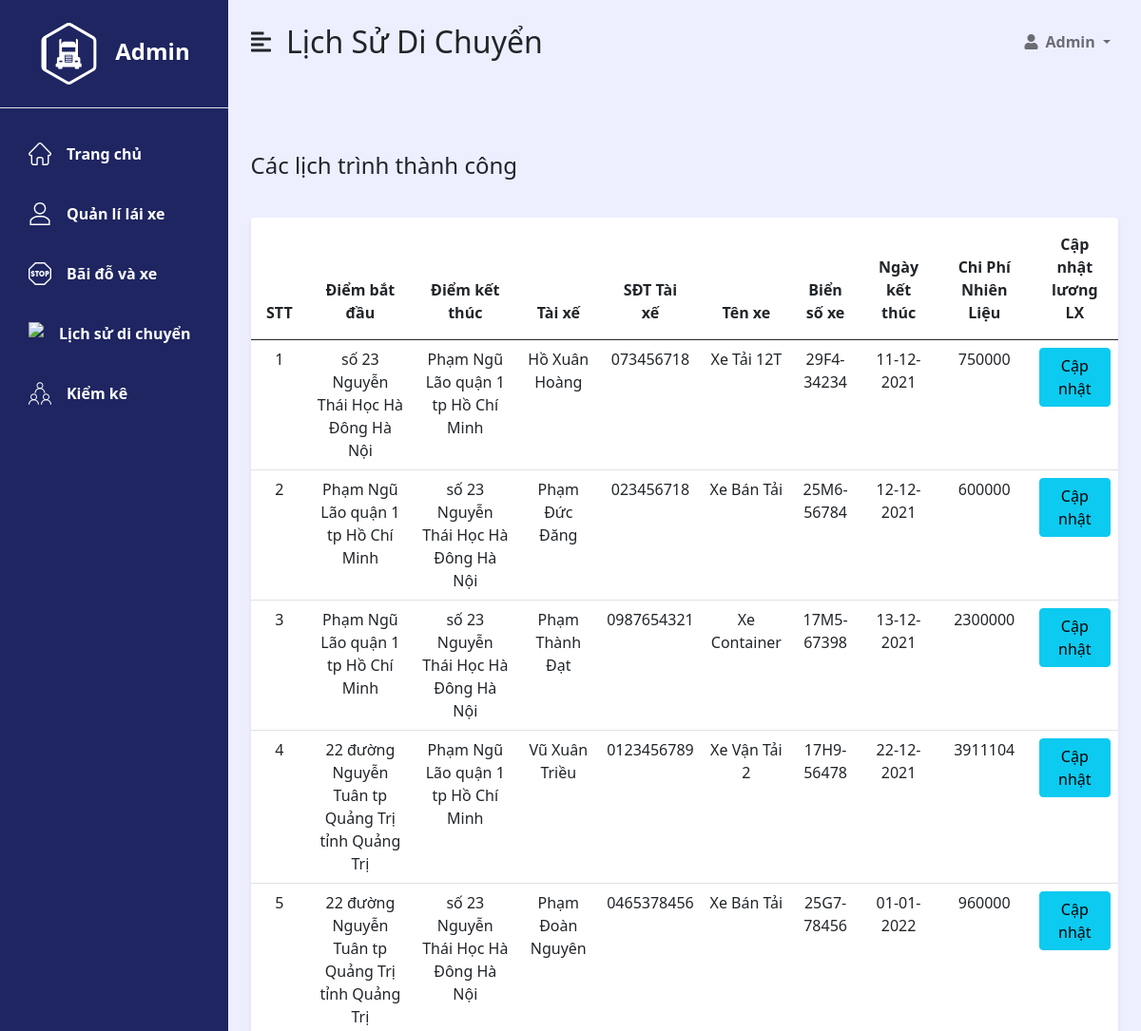
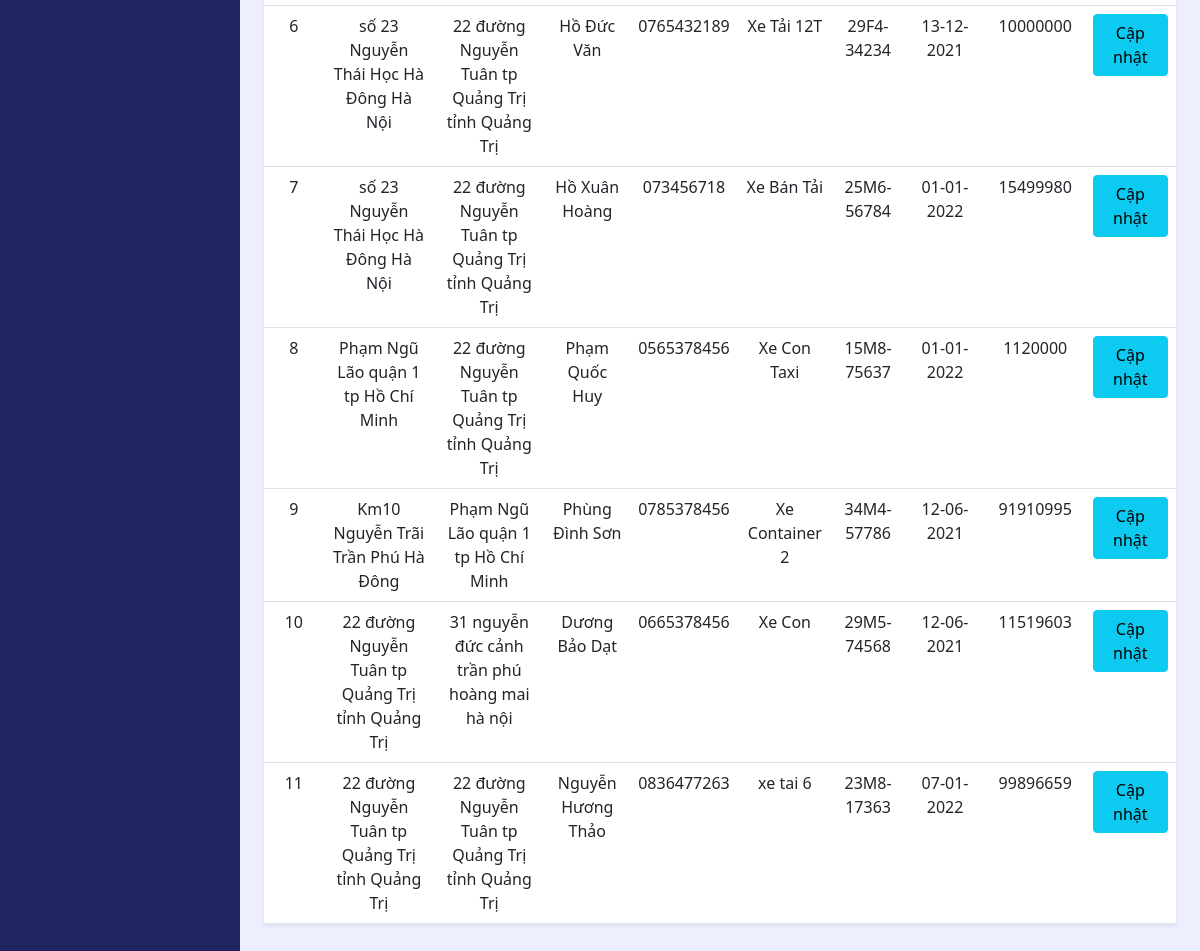
The page /Manager_Vehicle/view/manager_schedule.php on the database its author committed (2 pictures, top to bottom).
### tables this page shows
CREATE TABLE `tbl_truck` (
  `id` int(11) NOT NULL,
  `name` varchar(255) NOT NULL,
  `license_plate` varchar(255) NOT NULL,
  `height` int(11) NOT NULL,
  `max_weight` int(11) NOT NULL,
  `date_registery` datetime NOT NULL,
  `date_registery_expried` datetime NOT NULL,
  `status` int(11) DEFAULT NULL
);

CREATE TABLE `tbl_transport` (
  `id` int(11) NOT NULL,
  `id_start_place` int(11) NOT NULL,
  `id_stop_place` int(11) NOT NULL,
  `id_driver` int(11) NOT NULL,
  `id_truck` int(11) NOT NULL,
  `date_start` datetime DEFAULT NULL,
  `date_stop` datetime DEFAULT NULL,
  `fuel` float DEFAULT NULL,
  `status` int(11) NOT NULL,
  `price_flue` int(12) DEFAULT NULL
);

### Manager_Vehicle/until/dbhelp.php (called while the page is built, shortened)
<?php
function executeResult($sql){
    $conn = mysqli_connect(HOST, USERNAME, PASSWORD, DATABASE);
    $result = mysqli_query($conn, $sql);
    while ($obj = mysqli_fetch_object($result)){
        $list[] = $obj;
    }
    return $list;
}

### Manager_Vehicle/model/Transport.php (called while the page is built, shortened)
<?php
class Transport
{
    private $id;
    private $namePlaceStart;
    private $namePlaceEnd;
    private $nameDriver;
    private $numberPhoneDriver;
    private $nameTruck;
    private $licensePlateTruck;
    private $timeStart;
    public function __construct($id, $namePlaceStart, $namePlaceEnd, $nameDriver, $numberPhoneDriver, $nameTruck, $licensePlateTruck, $timeStart)
    {
        $this->id = $id;
        $this->namePlaceStart = $namePlaceStart;
        $this->namePlaceEnd = $namePlaceEnd;
        $this->nameDriver = $nameDriver;
        $this->numberPhoneDriver = $numberPhoneDriver;
        $this->nameTruck = $nameTruck;
        $this->licensePlateTruck = $licensePlateTruck;
        $this->timeStart = $timeStart;
    }
    public function getTimeStart()
    {
        return $this->timeStart;
    }
    public function getId()
    {
        return $this->id;
    }
    public function getNamePlaceStart()
    {
        return $this->namePlaceStart;
    }
    public function getNamePlaceEnd()
    {
        return $this->namePlaceEnd;
    }
    public function getNameDriver()
    {
        return $this->nameDriver;
    }
    public function getNumberPhoneDriver()
    {
        return $this->numberPhoneDriver;
    }
    public function getNameTruck()
    {
        return $this->nameTruck;
    }
    public function getLicensePlateTruck()
    {
        return $this->licensePlateTruck;
    }
}

### Manager_Vehicle/view/manager_schedule.php (the view, shortened to what this page needs)
<?php
include_once('../until/dbhelp.php');
include_once('../model/Transport.php');
function getPlaceById($id){
    return executeResult("SELECT * FROM tbl_place WHERE id=".$id)[0];
}
function getDriverById($id){
    return executeResult("SELECT * FROM tbl_driver WHERE id=".$id)[0];
}
function getNumberPhoneDriverById($id){
    return executeResult("SELECT * FROM tbl_user WHERE id=".getDriverById($id) -> id_user)[0] -> numberphone;
}
function getTruckById($id){
    return executeResult("SELECT * FROM tbl_truck WHERE id=".$id)[0];
}
function getTransportActive(){
    $listTransport = executeResult("SELECT * FROM tbl_transport WHERE status=1");
    foreach ($listTransport as $tran){
        $transport_item = new Transport(
            $tran -> id,
            getPlaceById($tran -> id_start_place) -> address_details,
            getPlaceById($tran -> id_stop_place) -> address_details,
            getDriverById($tran -> id_driver) -> name,
            getNumberPhoneDriverById($tran -> id_driver),
            getTruckById($tran -> id_truck) -> name,
            getTruckById($tran -> id_truck) -> license_plate,
            $tran -> date_stop
        );
        $listResult[] = $transport_item;
    }
    return $listResult;
}
function getTransportById($id){
    return executeResult("SELECT * FROM tbl_transport WHERE id=".$id)[0];
}
function getPriceFuel($idTransport){
    return getTransportById($idTransport) -> fuel * getTransportById($idTransport) -> price_flue;
}
?>
<!DOCTYPE html>
<html lang="en">
<head>
    <?php include 'head.php' ?>
</head>
<body>
<div class="d-flex" id="wrapper">
    <?php include 'sidebar.php' ?>
    <div id="page-content-wrapper" style="background: #EDEFFF;">
        <nav class="navbar navbar-expand-lg navbar-light bg-transparent py-4 px-4">
            <div class="d-flex align-items-center">
                <i class="fas fa-align-left fs-4 me-3" id="menu-toggle"></i>
                <h2 class="fs-2 m-0">Lịch Sử Di Chuyển</h2>
            </div>
            <div class="collapse navbar-collapse" id="navbarSupportedContent">
                <ul class="navbar-nav ms-auto mb-2 mb-lg-0">
                    <li class="nav-item dropdown">
                        <a class="nav-link dropdown-toggle fw-bold" href="#" id="navbarDropdown"
                           role="button" data-bs-toggle="dropdown" aria-expanded="false">
                            <i class="fas fa-user me-2"></i>Admin
                        </a>
                    </li>
                </ul>
            </div>
        </nav>
        <div class="container-fluid px-4">
            <div class="row my-5">
                <div class="row g-3 my-2">
                    <div class="col-md-6">
                        <h3 class="fs-4 mb-3" style="margin-left: 0.22rem">Các lịch trình thành công</h3>
                    </div>
                </div>
                <div class="col" style="margin-top: 1rem;">
                    <table class="table bg-white rounded shadow-sm  table-hover">
                        <thead>
                        <tr>
                            <th scope="col" style="text-align: center; padding: 1rem;">STT</th>
                            <th scope="col" style="text-align: center; padding: 1rem;">Điểm bắt đầu</th>
                            <th scope="col" style="text-align: center; padding: 1rem;">Điểm kết thúc</th>
                            <th scope="col" style="text-align: center; padding: 1rem;">Tài xế</th>
                            <th scope="col" style="text-align: center; padding: 1rem;">SĐT Tài xế</th>
                            <th scope="col" style="text-align: center; padding: 1rem;">Tên xe</th>
                            <th scope="col" style="text-align: center; padding: 1rem;">Biển số xe</th>
                            <th scope="col" style="text-align: center; padding: 1rem;">Ngày kết thúc</th>
                            <th scope="col" style="text-align: center; padding: 1rem;">Chi Phí Nhiên Liệu</th>
                            <th scope="col" style="text-align: center; padding: 1rem;">Cập nhật lương LX</th>
                        </tr>
                        </thead>
                        <tbody>
                        <?php
                        $index = 1;
                        foreach (getTransportActive() as $transport) {
                            ?>
                            <tr>
                                <td style="text-align: center; padding: 0.5rem;"><?= $index++ ?></td>
                                <td style="text-align: center; padding: 0.5rem;"><?= $transport -> getNamePlaceStart() ?></td>
                                <td style="text-align: center; padding: 0.5rem;"><?= $transport -> getNamePlaceEnd() ?></td>
                                <td style="text-align: center; padding: 0.5rem;"><?= $transport -> getNameDriver() ?></td>
                                <td style="text-align: center; padding: 0.5rem;"><?= $transport -> getNumberPhoneDriver() ?></td>
                                <td style="text-align: center; padding: 0.5rem;"><?= $transport -> getNameTruck() ?></td>
                                <td style="text-align: center; padding: 0.5rem;"><?= $transport -> getLicensePlateTruck() ?></td>
                                <td style="text-align: center; padding: 0.5rem;"><?= date_format(date_create($transport -> getTimeStart()), 'd-m-Y') ?></td>
                                <td style="text-align: center; padding: 0.5rem;"><?= getPriceFuel($transport -> getId())?></td>
                                <td style="text-align: center; padding: 0.5rem;">
                                    <a onclick="showUpdateDateTransport(<?= $transport -> getId() ?>)" type="date" class="btn btn-info">Cập nhật</a>
                                </td>
                            </tr>
                        <?php } ?>
                        </tbody>
                    </table>
                </div>
            </div>
        </div>
    </div>
</div>
</body>
</html>

### Manager_Vehicle/view/head.php (shortened to what this page needs)
<link href="https://cdn.jsdelivr.net/npm/bootstrap@5.0.2/dist/css/bootstrap.min.css" rel="stylesheet"
>
<link rel="stylesheet" href="https://cdnjs.cloudflare.com/ajax/libs/font-awesome/5.15.1/css/all.min.css" />
<link rel="stylesheet" href="style_admin.css">

### Manager_Vehicle/view/sidebar.php
<div style="background: #1E2561" id="sidebar-wrapper">
    <div class="sidebar-heading text-center py-4 primary-text fs-4 fw-bold border-bottom">
        <img src="image_svg/truck_sidebar.svg" style="margin-right: 1rem;"/>Admin</div>
    <div class="list-group list-group-flush my-3">
        <a href="admin.php" class="list-group-item list-group-item-action bg-transparent second-text active">
            <img src="image_svg/home 1.svg" style="margin-right: 1rem;"/><div>Trang chủ</div></a>
        <a href="manager_driver.php" class="list-group-item list-group-item-action bg-transparent second-text active">
            <img src="image_svg/user 2.svg" style="margin-right: 1rem;"/><div>Quản lí lái xe</div></a>
        <a href="manager_truck.php" class="list-group-item list-group-item-action bg-transparent second-text active">
            <img src="image_svg/stop 1.svg" style="margin-right: 1rem;"/><div>Bãi đỗ và xe</div></a>
        <a href="manager_schedule.php" class="list-group-item list-group-item-action bg-transparent second-text active">
            <img src="image_svg/location 2.svg" style="margin-right: 1rem;"/><div>Lịch sử di chuyển</div></a>
        <a href="manager_inventory.php" class="list-group-item list-group-item-action bg-transparent second-text active">
            <img src="image_svg/user 3.svg" style="margin-right: 1rem;"/></i><div>Kiểm kê</div></a>
    </div>
</div>

### Manager_Vehicle/view/style_admin.css (style rules this page uses)
:root { --main-bg-color: #474CC9; --main-text-color: #fff; --second-text-color: #0000; --second-bg-color: #1E2561; }
.primary-text { color: var(--main-text-color); }
.second-text { color: var(--second-text-color); }
#wrapper { background-color: #E5E5E5; }
#sidebar-wrapper { min-height: 100vh; margin-left: -15rem; -webkit-transition: margin 0.25s ease-out; -moz-transition: margin 0.25s ease-out; -o-transition: margin 0.25s ease-out; transition: margin 0.25s ease-out; }
#sidebar-wrapper .sidebar-heading { padding: 0.875rem 1.25rem; font-size: 1.2rem; }
#sidebar-wrapper .list-group { width: 15rem; }
#page-content-wrapper { min-width: 100vw; }
#menu-toggle { cursor: pointer; }
.list-group-item { border: none; padding: 20px 30px; }
.list-group-item.active { background-color: transparent; color: var(--main-text-color); font-weight: bold; border: none; }
@media (min-width: 768px) { #sidebar-wrapper { margin-left: 0; } }
@media (min-width: 768px) { #page-content-wrapper { min-width: 0; width: 100%; } }
.list-group > a { display: flex; }

### rows shown on the page
tbl_truck: transport "số 23 Nguyễn Thái Học Hà Đông Hà Nội", transport "Phạm Ngũ Lão quận 1 tp Hồ Chí Minh", transport "Hồ Xuân Hoàng", transport "073456718", name "Xe Tải 12T", license_plate "29F4-34234", id.price_flue "750000", transport "22 đường Nguyễn Tuân tp Quảng Trị tỉnh Quảng Trị", transport "Hồ Đức Văn", transport "0765432189", tbl_transport.fuel+price_flue "10000000"
tbl_transport: date_stop "11-12-2021"
tbl_truck: transport "Phạm Ngũ Lão quận 1 tp Hồ Chí Minh", transport "số 23 Nguyễn Thái Học Hà Đông Hà Nội", transport "Phạm Đức Đăng", transport "023456718", name "Xe Bán Tải", license_plate "25M6-56784", tbl_transport.fuel+price_flue "600000", transport "22 đường Nguyễn Tuân tp Quảng Trị tỉnh Quảng Trị", transport "Hồ Xuân Hoàng", transport "073456718", tbl_transport.fuel+price_flue "15499980"
tbl_transport: date_stop "12-12-2021"
tbl_truck: transport "Phạm Ngũ Lão quận 1 tp Hồ Chí Minh", transport "số 23 Nguyễn Thái Học Hà Đông Hà Nội", transport "Phạm Thành Đạt", transport "0987654321", name "Xe Container", license_plate "17M5-67398", tbl_transport.fuel+price_flue "2300000"
tbl_transport: date_stop "13-12-2021"
tbl_truck: transport "22 đường Nguyễn Tuân tp Quảng Trị tỉnh Quảng Trị", transport "Phạm Ngũ Lão quận 1 tp Hồ Chí Minh", transport "Vũ Xuân Triều", transport "0123456789", name "Xe Vận Tải 2", license_plate "17H9-56478", tbl_transport.fuel+price_flue "3911104"
tbl_transport: date_stop "22-12-2021"
tbl_truck: transport "22 đường Nguyễn Tuân tp Quảng Trị tỉnh Quảng Trị", transport "số 23 Nguyễn Thái Học Hà Đông Hà Nội", transport "Phạm Đoàn Nguyên", transport "0465378456", name "Xe Bán Tải", license_plate "25G7-78456", max_weight.price_flue "960000"
tbl_transport: date_stop "01-01-2022"
tbl_transport: date_stop "13-12-2021"
tbl_transport: date_stop "01-01-2022"
tbl_truck: transport "Phạm Ngũ Lão quận 1 tp Hồ Chí Minh", transport "22 đường Nguyễn Tuân tp Quảng Trị tỉnh Quảng Trị", transport "Phạm Quốc Huy", transport "0565378456", name "Xe Con Taxi", license_plate "15M8-75637", tbl_transport.fuel+price_flue "1120000"
tbl_transport: date_stop "01-01-2022"
tbl_truck: transport "Km10 Nguyễn Trãi Trần Phú Hà Đông", transport "Phạm Ngũ Lão quận 1 tp Hồ Chí Minh", transport "Phùng Đình Sơn", transport "0785378456", name "Xe Container 2", license_plate "34M4-57786", tbl_transport.fuel+price_flue "91910995"
tbl_transport: date_stop "12-06-2021"
tbl_truck: transport "22 đường Nguyễn Tuân tp Quảng Trị tỉnh Quảng Trị", transport "31 nguyễn đức cảnh trần phú hoàng mai hà nội", transport "Dương Bảo Dạt", transport "0665378456", name "Xe Con", license_plate "29M5-74568", tbl_transport.fuel+price_flue "11519603"
tbl_transport: date_stop "12-06-2021"
tbl_truck: license_plate "23M8-17363"
tbl_transport: date_stop "07-01-2022", getPriceFuel($transport -> getId()) "99896659"

### other values the page prints
$transport -> getNamePlaceStart() "22 đường Nguyễn Tuân tp Quảng Trị tỉnh Quảng Trị"
$transport -> getNamePlaceEnd() "22 đường Nguyễn Tuân tp Quảng Trị tỉnh Quảng Trị"
$transport -> getNameDriver() "Nguyễn Hương Thảo"
$transport -> getNumberPhoneDriver() "0836477263"
$transport -> getNameTruck() "xe tai 6"
